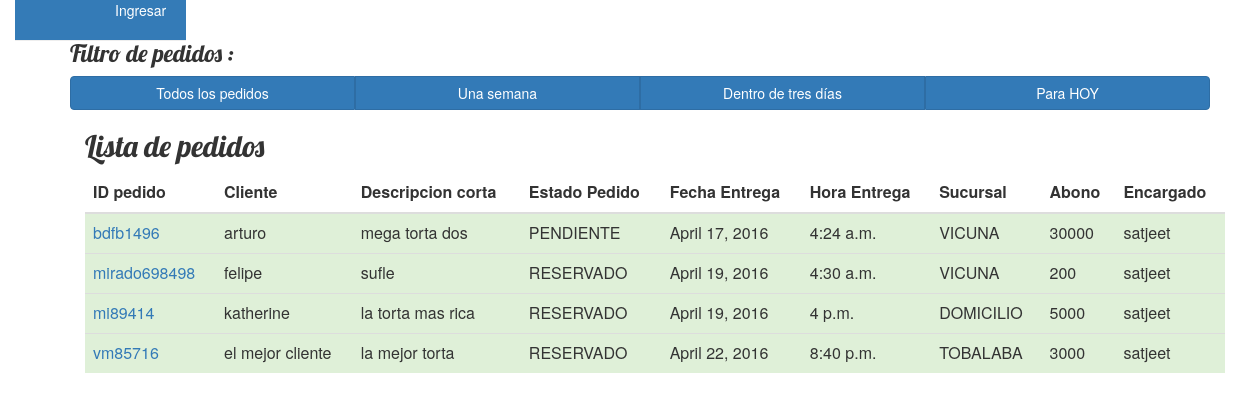
The page /semana/ on the database its author committed.
### pedidos/models.py (models this page shows, shortened)
class Pedido(models.Model):
    opciones_estados_pedidos=(
        ('PAGADO','Pagado'),('PENDIENTE','Pago Pendiente'),
        ('RESERVADO','Reservado'),('DESPACHABLE','Listo para despachar'),('ENTREGABLE','Listo para entregar')
    )
    opciones_sucursales=(
        ('VICUNA','Vicuna Mackenna'),('MIRADOR','Mirador Azul'),('TOBALABA','Tobalaba'),('DOMICILIO','Domicilio')
    )
    opciones_metodos_pago=(
        ('TRANSFERENCIA','Transferencia electronica'),('EFECTIVO','Efectivo'),
        ('CHEQUE','Cheque'),('CREDITO','Tarjeta de Credito'),('OTRO','Otro metodo')
    )
    identificador_pedido=models.CharField(max_length=50,blank=True)
    numero_guiavm=models.CharField(max_length=50,blank=True)
    numero_guia = models.CharField(max_length=50)
    nombre_cliente = models.CharField(max_length=100)
    descripcion_corta_pedido= models.CharField(max_length=100,blank=True)
    descripcion_larga_pedido = models.TextField()
    vendedor= models.ForeignKey('auth.User')
    deseo_borrar=models.BooleanField(default=False)
    estado_pedido= models.CharField(max_length=50,choices=opciones_estados_pedidos,default='PENDIENTE')
    fecha_entrega_pedido=models.DateField()
    hora_entrega_pedido=models.TimeField()
    direccion_entrega_pedido=models.CharField(max_length=150,blank=True)
    sucursal_entrega_pedido=models.CharField(max_length=50,choices=opciones_sucursales,default='VICUNA')
    abono_pedido=models.CharField(max_length=12)
    precio_total_pedido=models.CharField(max_length=12)
    metodo_pago_pedido=models.CharField(max_length=50,choices=opciones_metodos_pago,default='TRANSFERENCIA')
    celular_cliente=models.CharField(max_length=12,blank=True)
    telefono_cliente=models.CharField(max_length=12,blank=True)
    correo_cliente=models.EmailField(blank=True)
    fecha_creacion_pedido=models.DateTimeField(auto_now_add=True,auto_now=False)

### pedidos/views.py (the view)
# urls.py: url(r'^semana/$', views.pedidos_semana, name='pedidos_semana'),
def pedidos_semana(request):
    una_semana = datetime.today() + timedelta(days=7)
    pedidos = Pedido.objects.filter(fecha_entrega_pedido__lte=una_semana).order_by('fecha_entrega_pedido')
    return render(request, 'pedidos/unasemana.html', {'pedidos': pedidos})

### pedidos/templates/pedidos/unasemana.html (shortened to what this page needs)
{% extends 'pedidos/base.html' %}

### pedidos/templates/pedidos/base.html (shortened to what this page needs)
{% load staticfiles %}
<html>
    <head>
        <link rel="stylesheet" href="http://maxcdn.bootstrapcdn.com/bootstrap/3.3.6/css/bootstrap.min.css">
        <link rel="stylesheet" href="{% static 'css/blog.css' %}">
    </head>
    <body>
        <div id="header">
             <spam class="page-header">
            </spam>
            <span class="page-header">
                {% if request.user.is_authenticated %}
                    Bienvenido {{request.user.first_name}}
                    <a href="{% url 'logout' %}" class="menu">Desconectarse</a>
                {% else %}
                    <a href="{% url 'login' %}" class="menu">Ingresar</a>
                {% endif %}
            </span>
        </div>
        <div class="content container">
             <h3>Filtro de pedidos :</h3>
            <div class="btn-group btn-group-justified">
             <a href="{% url 'index' %}" class="btn btn-primary">Todos los pedidos</a>
             <a href="{% url 'pedidos_semana' %}" class="btn btn-primary">Una semana</a>
            <a href="{% url 'pedidos_tresdias' %}" class="btn btn-primary">Dentro de tres días</a>
             <a href="{% url 'pedidos_hoy' %}" class="btn btn-primary">Para HOY</a>
            </div>
            <div class="row">
                <div class="col-md-8">
                    <div class="container">
                      <h2>Lista de pedidos</h2>
                      <table class="table">
                        <thead>
                          <tr>
                            <th>ID pedido</th>
                            <th>Cliente</th>
                            <th>Descripcion corta</th>
                            <th>Estado Pedido</th>
                            <th>Fecha Entrega</th>
                            <th>Hora Entrega</th>
                            <th>Sucursal</th>
                            <th>Abono</th>
                            <th>Encargado</th>
                          </tr>
                        </thead>
                        <tbody>
                        {% for pedido in pedidos %}
                            <tr class="success">
                                <td><a href="{% url 'pedido_detalle' pk=pedido.pk %}">{{ pedido.numero_guia }}</a></td>
                                <td>{{ pedido.nombre_cliente }}</td>
                                <td>{{ pedido.descripcion_corta_pedido }}</td>
                                <td>{{ pedido.estado_pedido }}</td>
                                <td>{{ pedido.fecha_entrega_pedido }}</td>
                                <td>{{ pedido.hora_entrega_pedido }}</td>
                                <td>{{ pedido.sucursal_entrega_pedido }}</td>
                                <td>{{ pedido.abono_pedido }}</td>
                                <td>{{ pedido.vendedor }}</td>
                            </tr>
                        {% endfor %}
                        </tbody>
                      </table>
                    </div>
                </div>
            </div>
        </div>
    </body>
</html>

### pedidos/static/css/blog.css (style rules this page uses)
body { padding-left: 15px; }
.page-header { background-color: #347bb7; margin-top: 0; padding: 20px 20px 20px 40px; }
.menu, .menu a:active, .menu a:visited, .menu a:link,.menu:hover { color: #ffffff; }
.content { margin-left: 40px; }
h1, h2, h3, h4 { font-family: 'Lobster', cursive; }

### rows shown on the page
Pedido: numero_guia "bdfb1496", nombre_cliente "arturo", descripcion_corta_pedido "mega torta dos", estado_pedido "PENDIENTE", fecha_entrega_pedido "April 17, 2016", hora_entrega_pedido "4:24 a.m.", sucursal_entrega_pedido "VICUNA", abono_pedido "30000", vendedor "satjeet"
Pedido: numero_guia "mirado698498", nombre_cliente "felipe", descripcion_corta_pedido "sufle", estado_pedido "RESERVADO", fecha_entrega_pedido "April 19, 2016", hora_entrega_pedido "4:30 a.m.", sucursal_entrega_pedido "VICUNA", abono_pedido "200", vendedor "satjeet"
Pedido: numero_guia "mi89414", nombre_cliente "katherine", descripcion_corta_pedido "la torta mas rica", estado_pedido "RESERVADO", fecha_entrega_pedido "April 19, 2016", hora_entrega_pedido "4 p.m.", sucursal_entrega_pedido "DOMICILIO", abono_pedido "5000", vendedor "satjeet"
Pedido: numero_guia "vm85716", nombre_cliente "el mejor cliente", descripcion_corta_pedido "la mejor torta", estado_pedido "RESERVADO", fecha_entrega_pedido "April 22, 2016", hora_entrega_pedido "8:40 p.m.", sucursal_entrega_pedido "TOBALABA", abono_pedido "3000", vendedor "satjeet"
